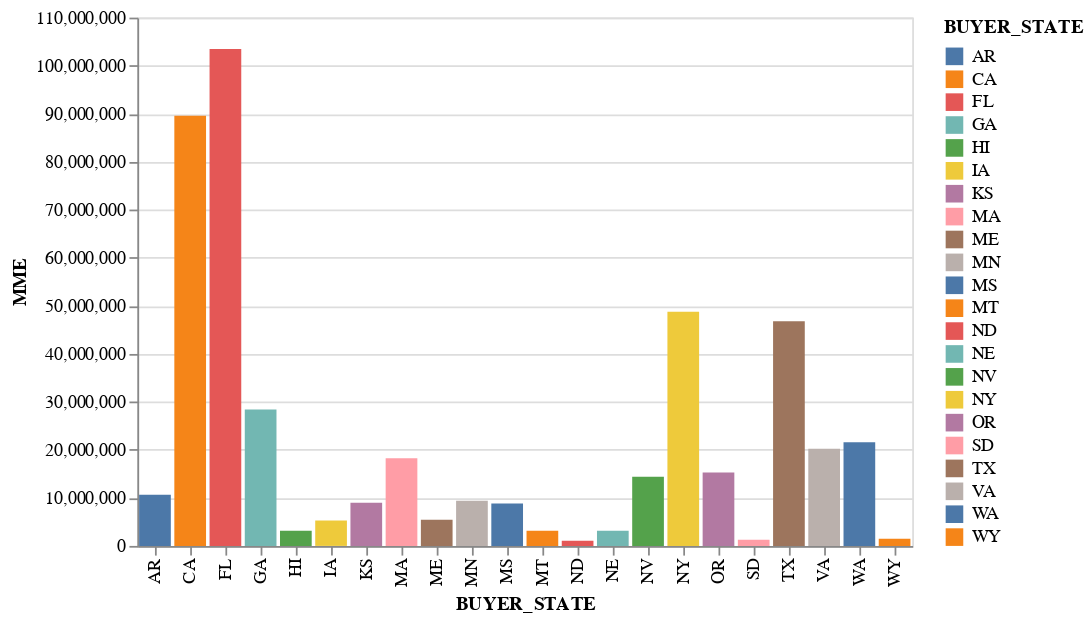

The code cell stored with this chart in its notebook:
### Code cell
# Plot the distribution of the prescriptions in MME across the states
alt.Chart(buyer_state).mark_bar().encode(
    x='BUYER_STATE',
    y='MME',
    color='BUYER_STATE'
)

### Figure 1 — Vega-Lite specification as saved in the notebook (floating-point values rounded to 4 significant figures)
{"config": {"view": {"continuousWidth": 400, "continuousHeight": 300}}, "data": {"name": "data-078b40c9f232634e6a481d3d17e8a2ab"}, "mark": "bar", "encoding": {"color": {"field": "BUYER_STATE", "type": "nominal"}, "x": {"field": "BUYER_STATE", "type": "nominal"}, "y": {"field": "MME", "type": "quantitative"}}, "$schema": "https://vega.github.io/schema/vega-lite/v4.17.0.json", "datasets": {"data-078b40c9f232634e6a481d3d17e8a2ab": [{"BUYER_STATE": "AR", "MME": 10650000.0}, {"BUYER_STATE": "CA", "MME": 89580000.0}, {"BUYER_STATE": "FL", "MME": 103400000.0}, {"BUYER_STATE": "GA", "MME": 28400000.0}, {"BUYER_STATE": "HI", "MME": 3166000.0}, {"BUYER_STATE": "IA", "MME": 5289000.0}, {"BUYER_STATE": "KS", "MME": 9008000.0}, {"BUYER_STATE": "MA", "MME": 18260000.0}, {"BUYER_STATE": "ME", "MME": 5440000.0}, {"BUYER_STATE": "MN", "MME": 9417000.0}, {"BUYER_STATE": "MS", "MME": 8824000.0}, {"BUYER_STATE": "MT", "MME": 3156000.0}, {"BUYER_STATE": "ND", "MME": 1059000.0}, {"BUYER_STATE": "NE", "MME": 3135000.0}, {"BUYER_STATE": "NV", "MME": 14370000.0}, {"BUYER_STATE": "NY", "MME": 48740000.0}, {"BUYER_STATE": "OR", "MME": 15290000.0}, {"BUYER_STATE": "SD", "MME": 1298000.0}, {"BUYER_STATE": "TX", "MME": 46780000.0}, {"BUYER_STATE": "VA", "MME": 20210000.0}, {"BUYER_STATE": "WA", "MME": 21580000.0}, {"BUYER_STATE": "WY", "MME": 1505000.0}]}}
